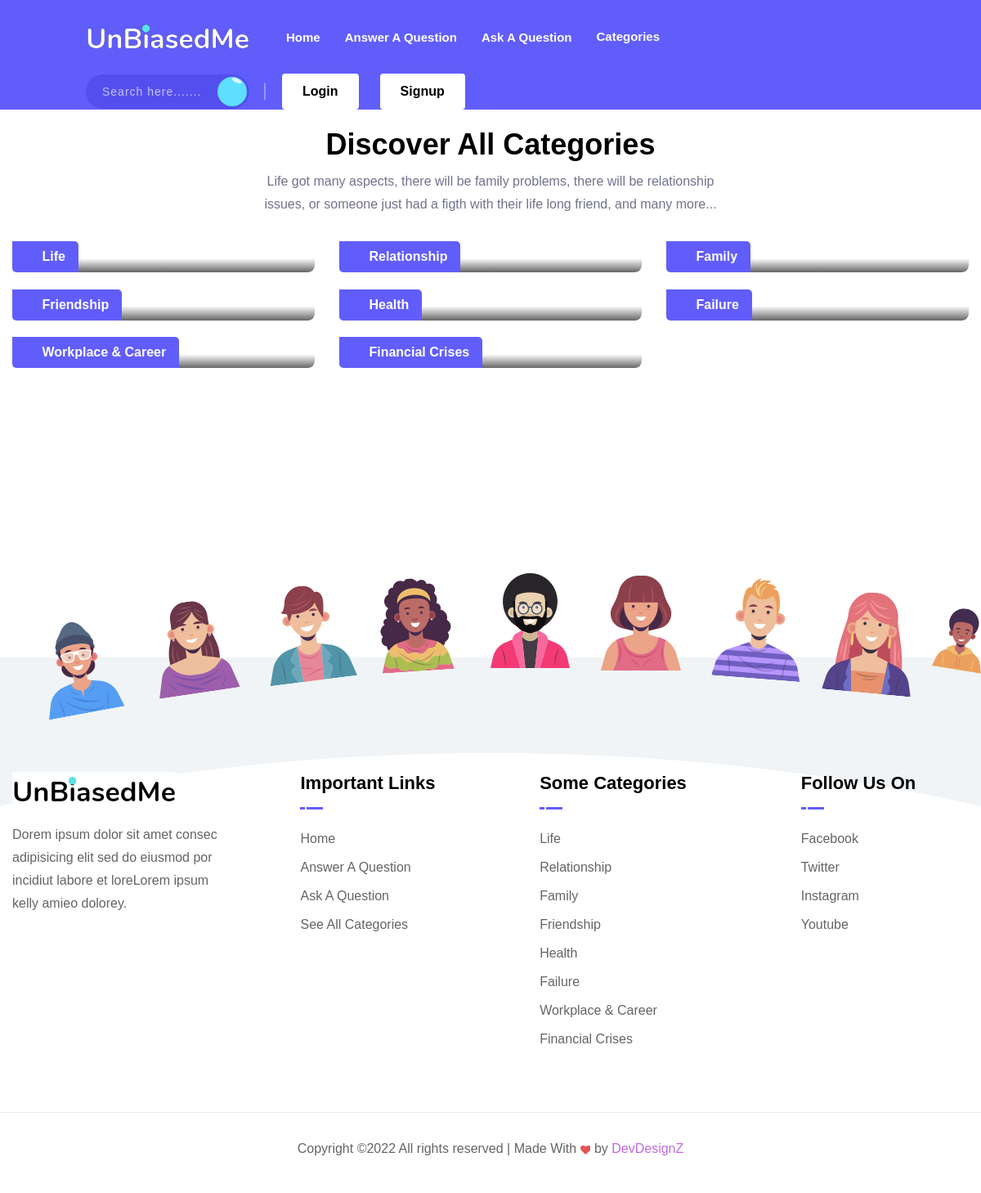
/all-categories/, run on the app's committed database.
### Main/models.py (models this page shows, shortened)
class Category(models.Model):
    class Meta:
        verbose_name_plural = "Categories"
    name = models.CharField(max_length=255)
    tagline = models.CharField(max_length=510)
    about = models.TextField()
    thumbnail_image = models.ImageField(upload_to='pics/category/thumbnail')
    banner_image = models.ImageField(upload_to='pcis/category/banner', null=True, blank=True)
    slug = models.CharField(max_length=200, null=True, blank=True)

### Main/views.py (the view)
# urls.py: path('all-categories/', CategoryListView, name='categories'),
def CategoryListView(request):
    categories_list = Category.objects.all()
    return render(request, 'categories.html', {'categories_list':categories_list, 'category_navbar':categories_list, 'category_footer':categories_list})

### Templates/categories.html (shortened to what this page needs)
{% load static %}
<!DOCTYPE html>
<html class="no-js" lang="">
<head>
    <link rel="stylesheet" href="{% static 'dependencies/bootstrap/css/bootstrap.min.css' %}">
    <link rel="stylesheet" href="{% static 'dependencies/icofont/icofont.min.css' %}">
    <link rel="stylesheet" href="{% static 'dependencies/slick-carousel/css/slick.css' %}">
    <link rel="stylesheet" href="{% static 'dependencies/slick-carousel/css/slick-theme.css' %}">
    <link rel="stylesheet" href="{% static 'dependencies/magnific-popup/css/magnific-popup.css' %}">
    <link rel="stylesheet" href="{% static 'dependencies/sal.js/sal.css' %}" type="text/css">
    <link rel="stylesheet" href="{% static 'dependencies/select2/css/select2.min.css' %}" type="text/css">
    <link rel="stylesheet" href="{% static 'assets/css/app.css' %}">
</head>
<body class="sticky-header">
    <div id="wrapper" class="wrapper overflow-hidden">
        <header class="fixed-header">
            <div class="header-menu">
                <div class="navbar">
                    <div class="nav-item d-none d-sm-block">
                        <div class="header">
                            <a href="/"><img src="{% static 'media/logo.png' %}" alt="UnBiasedMe"></a>
                        </div>
                    </div>
                    <div class="nav-item nav-top-menu">
                        <nav id="dropdown" class="template-main-menu">
                            <ul class="menu-content">
                                <li class="header-nav-item">
                                    <a href="/" class="menu-link active">Home</a>
                                </li>
                                <li class="header-nav-item">
                                    <a href="{% url 'posts' %}" class="menu-link">Answer A Question</a>
                                </li>
                                <li class="header-nav-item">
                                    <a href="{% url 'add-post' %}" class="menu-link">Ask A Question</a>
                                </li>
                                <li class="header-nav-item">
                                    <a href="{% url 'categories' %}" class="menu-link have-sub">Categories</a>
                                </li>
                            </ul>
                        </nav>
                    </div>
                    <div class="nav-item header-control">
                        <div class="inline-item d-none d-md-block">
                            <div class="input-group">
                                <input type="text" class="form-control" placeholder="Search here.......">
                                <div class="input-group-append">
                                    <button class="submit-btn" type="button"><i class="icofont-search"></i></button>
                                </div>
                            </div>
                        </div>
                        {% if user.is_authenticated %}
                        <div class="inline-item">
                            <div class="dropdown dropdown-admin">
                                <button class="dropdown-toggle" type="button" data-toggle="dropdown" aria-expanded="false">
                                    <span class="media">
                                        <span class="item-img">
                                            <img src="{% static 'media/figure/chat_5.jpg' %}" alt="{{user.username}}">
                                        </span>
                                        <span class="media-body">
                                            <span class="item-title">{{user.username}}</span>
                                        </span>
                                    </span>
                                </button>
                                <div class="dropdown-menu dropdown-menu-right">
                                    <ul class="admin-options">
                                        <li><a href="{% url 'edit-profile' %}">Profile Settings</a></li>
                                        <li><a href="{% url 'logout' %}">Log Out</a></li>
                                    </ul>
                                </div>
                            </div>
                        </div>
                        {% else %}
                        <div class="inline-item">
                            <div class="dropdown dropdown-admin">
                                <div class="header-action">
                                    <ul>
                                        <li class="login-btn">
                                            <a href="{% url 'login' %}" class="item-btn">Login</a>
                                        </li>
                                        <li class="login-btn">
                                            <a href="{% url 'register' %}" class="item-btn">Signup</a>
                                        </li>
                                    </ul>
                                </div>
                            </div>
                        </div>
                        {% endif %}
                    </div>
                </div>
            </div>
        </header>
        <section class="section blog-grid">
            <div class="container">
                <div class="section-heading">
                    <h2 class="heading-title"><br>Discover All Categories</h2>
                    <p>Life got many aspects, there will be family problems, there will be relationship issues, or someone just had a figth with their life long friend, and many more... </p>
                </div>
                <div class="row">
                    {% for category in categories_list %}
                    <div class="col-md-4">
                        <div class="blog-box">
                            <div class="blog-img">
                                <a href="{% url 'category' category.slug %}">
                                </a>
                                <div class="blog-date"><i class="icofont-calendar"></i>{{category.name}}</div>
                            </div>
                        </div>
                    </div>
                    {% endfor %}
                </div>
            </div>
        </section>
        <br><br><br><br><br><br><br><br>
        <footer class="footer-wrap">
            <ul class="footer-top-image">
                <li data-sal="slide-up" data-sal-duration="500" data-sal-delay="400"><img src="{% static 'media/figure/man_5.png' %}" alt="Man"></li>
                <li data-sal="slide-up" data-sal-duration="500" data-sal-delay="500"><img src="{% static 'media/figure/man_6.png' %}" alt="Man"></li>
                <li data-sal="slide-up" data-sal-duration="500" data-sal-delay="300"><img src="{% static 'media/figure/man_4.png' %}" alt="Man"></li>
                <li data-sal="slide-up" data-sal-duration="500" data-sal-delay="600"><img src="{% static 'media/figure/man_7.png' %}" alt="Man"></li>
                <li data-sal="slide-up" data-sal-duration="500" data-sal-delay="200"><img src="{% static 'media/figure/man_3.png' %}" alt="Man"></li>
                <li data-sal="slide-up" data-sal-duration="500" data-sal-delay="700"><img src="{% static 'media/figure/man_8.png' %}" alt="Man"></li>
                <li data-sal="slide-up" data-sal-duration="500" data-sal-delay="100"><img src="{% static 'media/figure/man_2.png' %}" alt="Man"></li>
                <li data-sal="slide-up" data-sal-duration="500" data-sal-delay="800"><img src="{% static 'media/figure/man_9.png' %}" alt="Man"></li>
                <li data-sal="slide-up" data-sal-duration="500"><img src="{% static 'media/figure/man_1.png' %}" alt="Man"></li>
            </ul>
            <div class="main-footer">
                <div class="container">
                    <div class="row row-cols-lg-4 row-cols-sm-2 row-cols-1">
                        <div class="col">
                            <div class="footer-box">
                                <div class="footer-logo">
                                    <a href="/"><img src="{% static 'media/logo_dark.png' %}" alt="UnBiasedMe"></a>
                                </div>
                                <p>Dorem ipsum dolor sit amet consec adipisicing elit sed do eiusmod por incidiut labore et loreLorem ipsum kelly amieo dolorey.</p>
                            </div>
                        </div>
                        <div class="col d-flex justify-content-lg-center">
                            <div class="footer-box">
                                <h3 class="footer-title">
                                    Important Links
                                </h3>
                                <div class="footer-link">
                                    <ul>
                                        <li><a href="/">Home</a></li>
                                        <li><a href="{% url 'posts' %}">Answer A Question</a></li>
                                        <li><a href="{% url 'add-post' %}">Ask A Question</a></li>
                                        <li><a href="{% url 'categories' %}">See All Categories</a></li>
                                    </ul>
                                </div>
                            </div>
                        </div>
                        <div class="col d-flex justify-content-lg-center">
                            <div class="footer-box">
                                <h3 class="footer-title">
                                    Some Categories
                                </h3>
                                <div class="footer-link">
                                    <ul>
                                        {% for category in category_footer %}
                                        <li><a href="{% url 'category' category.slug %}">{{category.name}}</a></li>
                                        {% endfor %}
                                    </ul>
                                </div>
                            </div>
                        </div>
                        <div class="col d-flex justify-content-lg-center">
                            <div class="footer-box">
                                <h3 class="footer-title">
                                    Follow Us On
                                </h3>
                                <div class="footer-link">
                                    <ul>
                                        <li><a href="//www.facebook.com">Facebook</a></li>
                                        <li><a href="//twitter.com">Twitter</a></li>
                                        <li><a href="//www.instagram.com">Instagram</a></li>
                                        <li><a href="//www.youtube.com">Youtube</a></li>
                                    </ul>
                                </div>
                            </div>
                        </div>
                    </div>
                </div>
            </div>
            <div class="footer-bottom">
                <p>Copyright &copy; All rights reserved | Made With  by <a href="https://devdesignz.com" style="color:rgb(191, 106, 224);" >DevDesignZ</a></p>
            </div>
        </footer>
    </div>
</body>
</html>

### static/dependencies/sal.js/sal.css (style rules this page uses)
[data-sal] { transition-duration:.2s;transition-duration:var(--sal-duration,.2s);transition-delay:0s;transition-delay:var(--sal-delay,0s);transition-timing-function:ease;transition-timing-function:var(--sal-easing,ease) }
[data-sal][data-sal-duration="500"] { transition-duration:.5s }
[data-sal][data-sal-delay="100"] { transition-delay:.1s }
[data-sal][data-sal-delay="200"] { transition-delay:.2s }
[data-sal][data-sal-delay="300"] { transition-delay:.3s }
[data-sal][data-sal-delay="400"] { transition-delay:.4s }
[data-sal][data-sal-delay="500"] { transition-delay:.5s }
[data-sal][data-sal-delay="600"] { transition-delay:.6s }
[data-sal][data-sal-delay="700"] { transition-delay:.7s }
[data-sal][data-sal-delay="800"] { transition-delay:.8s }
[data-sal|=slide] { opacity:0;transition-property:opacity,transform }
[data-sal=slide-up] { transform:translateY(20%) }
[data-sal|=slide].sal-animate,body.sal-disabled [data-sal|=slide] { opacity:1;transform:none }

### data on the page
Category: name "Life"
Category: name "Relationship"
Category: name "Family"
Category: name "Friendship"
Category: name "Health"
Category: name "Failure"
Category: name "Workplace & Career"
Category: name "Financial Crises"
